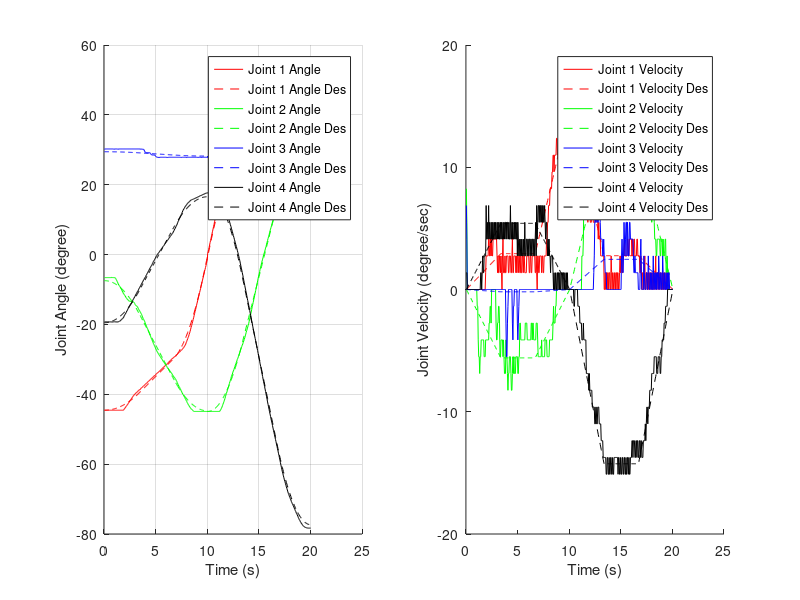

The MATLAB script that drew this image: (Note: this script raises an error after producing the figure.)
clc;
clear;
close all;

load Task3DataStiched10sec.mat
j_10_q = j_angles;
j_10_qdot = j_velos;
j_10_t = t_values;
j_10_i = iter;
j_10_q_des = j_angles_des;
j_10_qdot_des = j_velos_des;

load Task3DataStiched5sec.mat
j_2_q = j_angles;
j_2_qdot = j_velos;
j_2_t = t_values;
j_2_i = iter;
j_2_q_des = j_angles_des;
j_2_qdot_des = j_velos_des;

figure;
subplot(1,2,1);
hold on;
grid on;
plot(j_10_t(1:(j_10_i-1)),j_10_q(1,1:(j_10_i-1)), 'DisplayName', 'Joint 1 Angle', "Color", "red")
plot(j_10_t(1:(j_10_i-1)),j_10_q_des(1,1:(j_10_i-1)), 'DisplayName', 'Joint 1 Angle Des', "Color", "red", 'LineStyle','--')
plot(j_10_t(1:(j_10_i-1)),j_10_q(2,1:(j_10_i-1)), 'DisplayName', 'Joint 2 Angle', "Color", "green")
plot(j_10_t(1:(j_10_i-1)),j_10_q_des(2,1:(j_10_i-1)), 'DisplayName', 'Joint 2 Angle Des', "Color", "green", 'LineStyle','--')
plot(j_10_t(1:(j_10_i-1)),j_10_q(3,1:(j_10_i-1)), 'DisplayName', 'Joint 3 Angle', "Color", "blue")
plot(j_10_t(1:(j_10_i-1)),j_10_q_des(3,1:(j_10_i-1)), 'DisplayName', 'Joint 3 Angle Des', "Color", "blue", 'LineStyle','--')
plot(j_10_t(1:(j_10_i-1)),j_10_q(4,1:(j_10_i-1)), 'DisplayName', 'Joint 4 Angle', "Color", "black")
plot(j_10_t(1:(j_10_i-1)),j_10_q_des(4,1:(j_10_i-1)), 'DisplayName', 'Joint 4 Angle Des', "Color", "black", 'LineStyle','--')
hold off;
xlabel("Time (s)")
ylabel("Joint Angle (degree)")
legend

subplot(1,2,2);
hold on;
plot(j_10_t(1:(j_10_i-1)),j_10_qdot(1,1:(j_10_i-1)), 'DisplayName', 'Joint 1 Velocity', "Color", "red")
plot(j_10_t(1:(j_10_i-1)),j_10_qdot_des(1,1:(j_10_i-1)), 'DisplayName', 'Joint 1 Velocity Des', "Color", "red", 'LineStyle','--')
plot(j_10_t(1:(j_10_i-1)),j_10_qdot(2,1:(j_10_i-1)), 'DisplayName', 'Joint 2 Velocity', "Color", "green")
plot(j_10_t(1:(j_10_i-1)),j_10_qdot_des(2,1:(j_10_i-1)), 'DisplayName', 'Joint 2 Velocity Des', "Color", "green", 'LineStyle','--')
plot(j_10_t(1:(j_10_i-1)),j_10_qdot(3,1:(j_10_i-1)), 'DisplayName', 'Joint 3 Velocity', "Color", "blue")
plot(j_10_t(1:(j_10_i-1)),j_10_qdot_des(3,1:(j_10_i-1)), 'DisplayName', 'Joint 3 Velocity Des', "Color", "blue", 'LineStyle','--')
plot(j_10_t(1:(j_10_i-1)),j_10_qdot(4,1:(j_10_i-1)), 'DisplayName', 'Joint 4 Velocity', "Color", "black")
plot(j_10_t(1:(j_10_i-1)),j_10_qdot_des(4,1:(j_10_i-1)), 'DisplayName', 'Joint 4 Velocity Des', "Color", "black", 'LineStyle','--')
hold off;
xlabel("Time (s)")
ylabel("Joint Velocity (degree/sec)")
legend
sgtitle("Joint Angle and Velocities vs Time (LSPB w/ 10sec Travel Time)")

figure;
subplot(1,2,1);
hold on;
grid on;
plot(j_2_t(1:(j_2_i-1)),j_2_q(1,1:(j_2_i-1)), 'DisplayName', 'Joint 1 Angle', "Color", "red")
plot(j_2_t(1:(j_2_i-1)),j_2_q_des(1,1:(j_2_i-1)), 'DisplayName', 'Joint 1 Angle Des', "Color", "red", 'LineStyle','--')
plot(j_2_t(1:(j_2_i-1)),j_2_q(2,1:(j_2_i-1)), 'DisplayName', 'Joint 2 Angle', "Color", "green")
plot(j_2_t(1:(j_2_i-1)),j_2_q_des(2,1:(j_2_i-1)), 'DisplayName', 'Joint 2 Angle Des', "Color", "green", 'LineStyle','--')
plot(j_2_t(1:(j_2_i-1)),j_2_q(3,1:(j_2_i-1)), 'DisplayName', 'Joint 3 Angle', "Color", "blue")
plot(j_2_t(1:(j_2_i-1)),j_2_q_des(3,1:(j_2_i-1)), 'DisplayName', 'Joint 3 Angle Des', "Color", "blue", 'LineStyle','--')
plot(j_2_t(1:(j_2_i-1)),j_2_q(4,1:(j_2_i-1)), 'DisplayName', 'Joint 4 Angle', "Color", "black")
plot(j_2_t(1:(j_2_i-1)),j_2_q_des(4,1:(j_2_i-1)), 'DisplayName', 'Joint 4 Angle Des', "Color", "black", 'LineStyle','--')
hold off;
xlabel("Time (s)")
ylabel("Joint Angle (degree)")
legend

subplot(1,2,2);
hold on;
plot(j_2_t(1:(j_2_i-1)),j_2_qdot(1,1:(j_2_i-1)), 'DisplayName', 'Joint 1 Velocity', "Color", "red")
plot(j_2_t(1:(j_2_i-1)),j_2_qdot_des(1,1:(j_2_i-1)), 'DisplayName', 'Joint 1 Velocity Des', "Color", "red", 'LineStyle','--')
plot(j_2_t(1:(j_2_i-1)),j_2_qdot(2,1:(j_2_i-1)), 'DisplayName', 'Joint 2 Velocity', "Color", "green")
plot(j_2_t(1:(j_2_i-1)),j_2_qdot_des(2,1:(j_2_i-1)), 'DisplayName', 'Joint 2 Velocity Des', "Color", "green", 'LineStyle','--')
plot(j_2_t(1:(j_2_i-1)),j_2_qdot(3,1:(j_2_i-1)), 'DisplayName', 'Joint 3 Velocity', "Color", "blue")
plot(j_2_t(1:(j_2_i-1)),j_2_qdot_des(3,1:(j_2_i-1)), 'DisplayName', 'Joint 3 Velocity Des', "Color", "blue", 'LineStyle','--')
plot(j_2_t(1:(j_2_i-1)),j_2_qdot(4,1:(j_2_i-1)), 'DisplayName', 'Joint 4 Velocity', "Color", "black")
plot(j_2_t(1:(j_2_i-1)),j_2_qdot_des(4,1:(j_2_i-1)), 'DisplayName', 'Joint 4 Velocity Des', "Color", "black", 'LineStyle','--')

hold off;
xlabel("Time (s)")
ylabel("Joint Velocity (degree/sec)")
legend
sgtitle("Joint Angle and Velocities vs Time (LSPB w/ 5sec Travel Time)")
